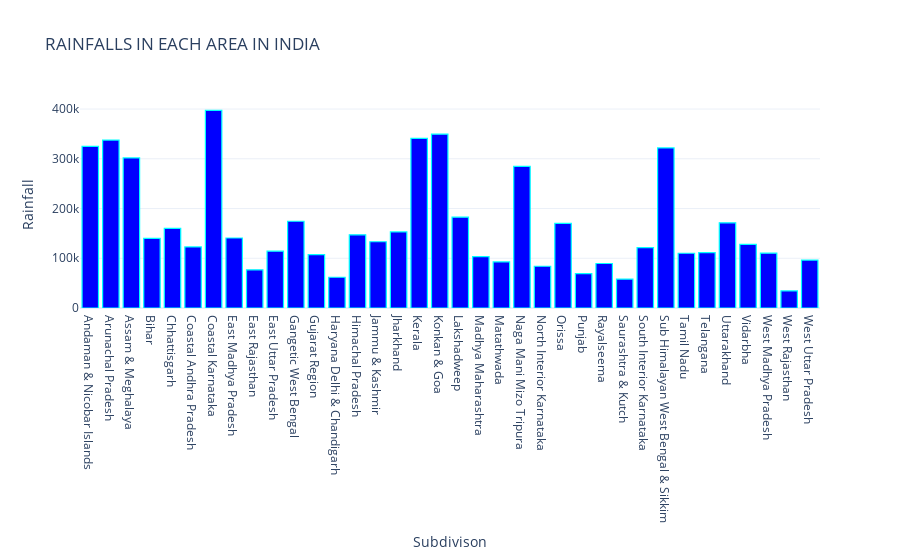

Notebook cell for this chart:
### Markdown cell above
**Compare the rainfall in each area**

### Code cell
areas = []
rainfalls_ = []
for area, df in data.groupby('SUBDIVISION'):
    rainfall = df['ANNUAL'].sum()
    areas.append(area)
    rainfalls_.append(rainfall)
    
area_trace = go.Bar(x = areas, y=rainfalls_,
                   marker = dict(color = 'blue',
                                 line = dict(color = 'cyan',width = 1.2)))
area_layout = go.Layout(template = 'plotly_white',title = 'RAINFALLS IN EACH AREA IN INDIA',
                       xaxis = dict(title = 'Subdivison'), yaxis = dict(title = 'Rainfall'))
area_fig = go.Figure(data = [area_trace], layout = area_layout)
area_fig.show()

### Figure 1 — Plotly figure (JSON) as saved in the notebook; plotly's stock layout.template omitted (floating-point values rounded to 4 significant figures)
{"data": [{"marker": {"color": "blue", "line": {"color": "cyan", "width": 1.2}}, "type": "bar", "x": ["Andaman & Nicobar Islands", "Arunachal Pradesh", "Assam & Meghalaya", "Bihar", "Chhattisgarh", "Coastal Andhra Pradesh", "Coastal Karnataka", "East Madhya Pradesh", "East Rajasthan", "East Uttar Pradesh", "Gangetic West Bengal", "Gujarat Region", "Haryana Delhi & Chandigarh", "Himachal Pradesh", "Jammu & Kashmir", "Jharkhand", "Kerala", "Konkan & Goa", "Lakshadweep", "Madhya Maharashtra", "Matathwada", "Naga Mani Mizo Tripura", "North Interior Karnataka", "Orissa", "Punjab", "Rayalseema", "Saurashtra & Kutch", "South Interior Karnataka", "Sub Himalayan West Bengal & Sikkim", "Tamil Nadu", "Telangana", "Uttarakhand", "Vidarbha", "West Madhya Pradesh", "West Rajasthan", "West Uttar Pradesh"], "y": [325000.0, 337700.0, 301800.0, 140000.0, 160200.0, 122900.0, 397300.0, 140800.0, 76810.0, 114200.0, 174400.0, 107400.0, 61830.0, 147000.0, 133200.0, 153000.0, 340968, 349500.0, 182700.0, 103100.0, 92630.0, 284600.0, 83910.0, 170300.0, 69200.0, 89500.0, 58080.0, 121400.0, 321813, 110000.0, 111500.0, 171300.0, 127945, 110200.0, 34410.0, 96400.0]}], "layout": {"title": {"text": "RAINFALLS IN EACH AREA IN INDIA"}, "xaxis": {"title": {"text": "Subdivison"}}, "yaxis": {"title": {"text": "Rainfall"}}}}
